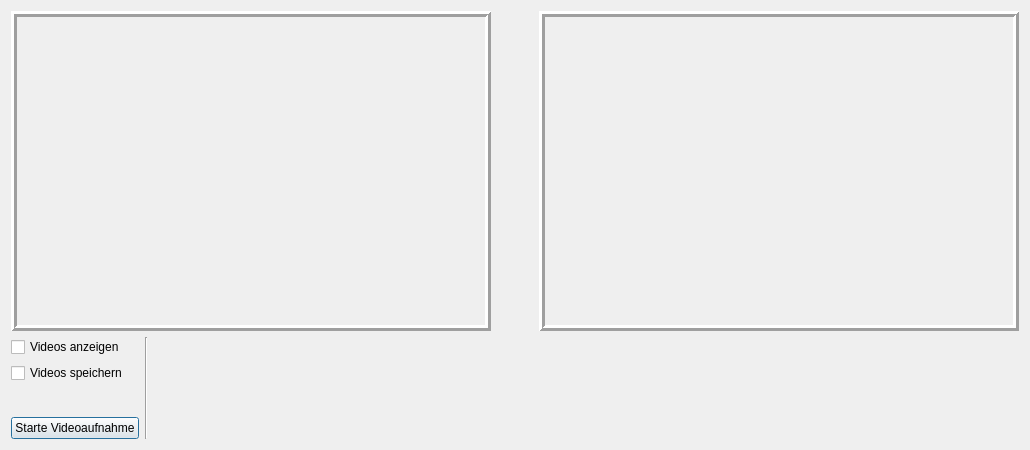
<?xml version="1.0" encoding="UTF-8"?>
<ui version="4.0">
 <class>CameraBased</class>
 <widget class="QDialog" name="CameraBased">
  <property name="geometry">
   <rect>
    <x>0</x>
    <y>0</y>
    <width>1030</width>
    <height>450</height>
   </rect>
  </property>
  <property name="minimumSize">
   <size>
    <width>1030</width>
    <height>450</height>
   </size>
  </property>
  <property name="maximumSize">
   <size>
    <width>1030</width>
    <height>450</height>
   </size>
  </property>
  <property name="windowTitle">
   <string>Dialog</string>
  </property>
  <layout class="QGridLayout" name="gridLayout">
   <item row="0" column="0">
    <layout class="QVBoxLayout" name="verticalLayout_10">
     <item>
      <layout class="QHBoxLayout" name="horizontalLayout_3">
       <item>
        <widget class="QLabel" name="videoLabelLeft">
         <property name="minimumSize">
          <size>
           <width>480</width>
           <height>320</height>
          </size>
         </property>
         <property name="maximumSize">
          <size>
           <width>480</width>
           <height>320</height>
          </size>
         </property>
         <property name="autoFillBackground">
          <bool>true</bool>
         </property>
         <property name="frameShape">
          <enum>QFrame::Box</enum>
         </property>
         <property name="frameShadow">
          <enum>QFrame::Raised</enum>
         </property>
         <property name="lineWidth">
          <number>3</number>
         </property>
         <property name="text">
          <string/>
         </property>
        </widget>
       </item>
       <item>
        <spacer name="horizontalSpacer">
         <property name="orientation">
          <enum>Qt::Horizontal</enum>
         </property>
         <property name="sizeHint" stdset="0">
          <size>
           <width>40</width>
           <height>20</height>
          </size>
         </property>
        </spacer>
       </item>
       <item>
        <widget class="QLabel" name="videoLabelRight">
         <property name="minimumSize">
          <size>
           <width>480</width>
           <height>320</height>
          </size>
         </property>
         <property name="maximumSize">
          <size>
           <width>480</width>
           <height>320</height>
          </size>
         </property>
         <property name="autoFillBackground">
          <bool>true</bool>
         </property>
         <property name="frameShape">
          <enum>QFrame::Box</enum>
         </property>
         <property name="frameShadow">
          <enum>QFrame::Raised</enum>
         </property>
         <property name="lineWidth">
          <number>3</number>
         </property>
         <property name="text">
          <string/>
         </property>
        </widget>
       </item>
      </layout>
     </item>
     <item>
      <layout class="QHBoxLayout" name="horizontalLayout_4">
       <item>
        <layout class="QVBoxLayout" name="verticalLayout_11">
         <item>
          <widget class="QCheckBox" name="showVideosCheckBox">
           <property name="text">
            <string>Videos anzeigen</string>
           </property>
           <property name="checked">
            <bool>false</bool>
           </property>
          </widget>
         </item>
         <item>
          <widget class="QCheckBox" name="saveVideoCheckBox">
           <property name="text">
            <string>Videos speichern</string>
           </property>
          </widget>
         </item>
         <item>
          <spacer name="verticalSpacer_3">
           <property name="orientation">
            <enum>Qt::Vertical</enum>
           </property>
           <property name="sizeHint" stdset="0">
            <size>
             <width>20</width>
             <height>40</height>
            </size>
           </property>
          </spacer>
         </item>
         <item>
          <widget class="QPushButton" name="startStopRecording">
           <property name="text">
            <string>Starte Videoaufnahme</string>
           </property>
          </widget>
         </item>
        </layout>
       </item>
       <item>
        <widget class="Line" name="line_5">
         <property name="orientation">
          <enum>Qt::Vertical</enum>
         </property>
        </widget>
       </item>
       <item>
        <spacer name="horizontalSpacer_2">
         <property name="orientation">
          <enum>Qt::Horizontal</enum>
         </property>
         <property name="sizeHint" stdset="0">
          <size>
           <width>40</width>
           <height>20</height>
          </size>
         </property>
        </spacer>
       </item>
      </layout>
     </item>
    </layout>
   </item>
  </layout>
 </widget>
 <resources/>
 <connections/>
</ui>
